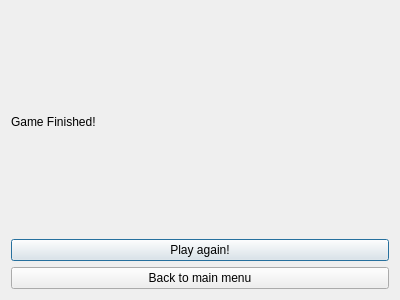
<?xml version="1.0" encoding="UTF-8"?>
<ui version="4.0">
 <class>GameResult</class>
 <widget class="QDialog" name="GameResult">
  <property name="geometry">
   <rect>
    <x>0</x>
    <y>0</y>
    <width>400</width>
    <height>300</height>
   </rect>
  </property>
  <property name="windowTitle">
   <string>Dialog</string>
  </property>
  <layout class="QVBoxLayout" name="verticalLayout">
   <item>
    <widget class="QLabel" name="gameFinishdTime">
     <property name="text">
      <string>Game Finished!</string>
     </property>
    </widget>
   </item>
   <item>
    <widget class="QPushButton" name="pushButton">
     <property name="text">
      <string>Play again!</string>
     </property>
    </widget>
   </item>
   <item>
    <widget class="QPushButton" name="pushButton_2">
     <property name="text">
      <string>Back to main menu</string>
     </property>
    </widget>
   </item>
  </layout>
 </widget>
 <resources/>
 <connections/>
</ui>
